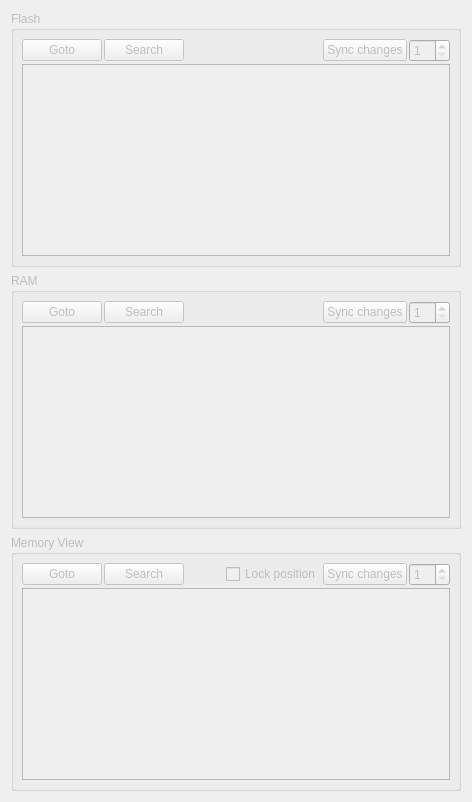
      <widget class="QWidget" name="tabMemory">
       <attribute name="icon">
        <iconset resource="resources.qrc">
         <normaloff>:/icons/resources/icons/mem.png</normaloff>:/icons/resources/icons/mem.png</iconset>
       </attribute>
       <attribute name="title">
        <string>Memory</string>
       </attribute>
       <layout class="QVBoxLayout" name="verticalLayout_20">
        <item>
         <widget class="QGroupBox" name="groupFlash">
          <property name="enabled">
           <bool>false</bool>
          </property>
          <property name="title">
           <string>Flash</string>
          </property>
          <layout class="QVBoxLayout" name="verticalLayout_11">
           <property name="spacing">
            <number>2</number>
           </property>
           <property name="leftMargin">
            <number>8</number>
           </property>
           <property name="topMargin">
            <number>8</number>
           </property>
           <property name="rightMargin">
            <number>8</number>
           </property>
           <property name="bottomMargin">
            <number>8</number>
           </property>
           <item>
            <layout class="QHBoxLayout" name="horizontalLayout_2">
             <item>
              <widget class="QPushButton" name="buttonFlashGoto">
               <property name="text">
                <string>Goto</string>
               </property>
               <property name="icon">
                <iconset resource="resources.qrc">
                 <normaloff>:/icons/resources/icons/goto.png</normaloff>:/icons/resources/icons/goto.png</iconset>
               </property>
              </widget>
             </item>
             <item>
              <widget class="QPushButton" name="buttonFlashSearch">
               <property name="text">
                <string>Search</string>
               </property>
               <property name="icon">
                <iconset resource="resources.qrc">
                 <normaloff>:/icons/resources/icons/search.png</normaloff>:/icons/resources/icons/search.png</iconset>
               </property>
              </widget>
             </item>
             <item>
              <spacer name="horizontalSpacer_5">
               <property name="orientation">
                <enum>Qt::Horizontal</enum>
               </property>
               <property name="sizeHint" stdset="0">
                <size>
                 <width>40</width>
                 <height>20</height>
                </size>
               </property>
              </spacer>
             </item>
             <item>
              <widget class="QPushButton" name="buttonFlashSync">
               <property name="text">
                <string>Sync changes</string>
               </property>
              </widget>
             </item>
             <item>
              <widget class="QSpinBox" name="flashBytes">
               <property name="minimum">
                <number>1</number>
               </property>
               <property name="maximum">
                <number>32</number>
               </property>
              </widget>
             </item>
            </layout>
           </item>
           <item>
            <widget class="QHexEdit" name="flashEdit">
             <property name="minimumSize">
              <size>
               <width>338</width>
               <height>72</height>
              </size>
             </property>
            </widget>
           </item>
          </layout>
         </widget>
        </item>
        <item>
         <widget class="QGroupBox" name="groupRAM">
          <property name="enabled">
           <bool>false</bool>
          </property>
          <property name="title">
           <string>RAM</string>
          </property>
          <layout class="QVBoxLayout" name="verticalLayout_15">
           <property name="spacing">
            <number>2</number>
           </property>
           <property name="leftMargin">
            <number>8</number>
           </property>
           <property name="topMargin">
            <number>8</number>
           </property>
           <property name="rightMargin">
            <number>8</number>
           </property>
           <property name="bottomMargin">
            <number>8</number>
           </property>
           <item>
            <layout class="QHBoxLayout" name="horizontalLayout_15">
             <item>
              <widget class="QPushButton" name="buttonRamGoto">
               <property name="text">
                <string>Goto</string>
               </property>
               <property name="icon">
                <iconset resource="resources.qrc">
                 <normaloff>:/icons/resources/icons/goto.png</normaloff>:/icons/resources/icons/goto.png</iconset>
               </property>
              </widget>
             </item>
             <item>
              <widget class="QPushButton" name="buttonRamSearch">
               <property name="text">
                <string>Search</string>
               </property>
               <property name="icon">
                <iconset resource="resources.qrc">
                 <normaloff>:/icons/resources/icons/search.png</normaloff>:/icons/resources/icons/search.png</iconset>
               </property>
              </widget>
             </item>
             <item>
              <spacer name="horizontalSpacer_6">
               <property name="orientation">
                <enum>Qt::Horizontal</enum>
               </property>
               <property name="sizeHint" stdset="0">
                <size>
                 <width>40</width>
                 <height>20</height>
                </size>
               </property>
              </spacer>
             </item>
             <item>
              <widget class="QPushButton" name="buttonRamSync">
               <property name="text">
                <string>Sync changes</string>
               </property>
              </widget>
             </item>
             <item>
              <widget class="QSpinBox" name="ramBytes">
               <property name="minimum">
                <number>1</number>
               </property>
               <property name="maximum">
                <number>32</number>
               </property>
              </widget>
             </item>
            </layout>
           </item>
           <item>
            <widget class="QHexEdit" name="ramEdit">
             <property name="minimumSize">
              <size>
               <width>338</width>
               <height>72</height>
              </size>
             </property>
            </widget>
           </item>
          </layout>
         </widget>
        </item>
        <item>
         <widget class="QGroupBox" name="groupMem">
          <property name="enabled">
           <bool>false</bool>
          </property>
          <property name="title">
           <string>Memory View</string>
          </property>
          <layout class="QVBoxLayout" name="verticalLayout_16">
           <property name="spacing">
            <number>2</number>
           </property>
           <property name="leftMargin">
            <number>8</number>
           </property>
           <property name="topMargin">
            <number>8</number>
           </property>
           <property name="rightMargin">
            <number>8</number>
           </property>
           <property name="bottomMargin">
            <number>8</number>
           </property>
           <item>
            <layout class="QHBoxLayout" name="horizontalLayout_16">
             <item>
              <widget class="QPushButton" name="buttonMemGoto">
               <property name="text">
                <string>Goto</string>
               </property>
               <property name="icon">
                <iconset resource="resources.qrc">
                 <normaloff>:/icons/resources/icons/goto.png</normaloff>:/icons/resources/icons/goto.png</iconset>
               </property>
              </widget>
             </item>
             <item>
              <widget class="QPushButton" name="buttonMemSearch">
               <property name="text">
                <string>Search</string>
               </property>
               <property name="icon">
                <iconset resource="resources.qrc">
                 <normaloff>:/icons/resources/icons/search.png</normaloff>:/icons/resources/icons/search.png</iconset>
               </property>
              </widget>
             </item>
             <item>
              <spacer name="horizontalSpacer_7">
               <property name="orientation">
                <enum>Qt::Horizontal</enum>
               </property>
               <property name="sizeHint" stdset="0">
                <size>
                 <width>40</width>
                 <height>20</height>
                </size>
               </property>
              </spacer>
             </item>
             <item>
              <widget class="QCheckBox" name="checkLockPosition">
               <property name="sizePolicy">
                <sizepolicy hsizetype="Preferred" vsizetype="Fixed">
                 <horstretch>0</horstretch>
                 <verstretch>0</verstretch>
                </sizepolicy>
               </property>
               <property name="text">
                <string>Lock position</string>
               </property>
              </widget>
             </item>
             <item>
              <widget class="QPushButton" name="buttonMemSync">
               <property name="text">
                <string>Sync changes</string>
               </property>
              </widget>
             </item>
             <item>
              <widget class="QSpinBox" name="memBytes">
               <property name="minimum">
                <number>1</number>
               </property>
               <property name="maximum">
                <number>32</number>
               </property>
              </widget>
             </item>
            </layout>
           </item>
           <item>
            <widget class="QHexEdit" name="memEdit">
             <property name="minimumSize">
              <size>
               <width>338</width>
               <height>72</height>
              </size>
             </property>
            </widget>
           </item>
          </layout>
         </widget>
        </item>
       </layout>
      </widget>
